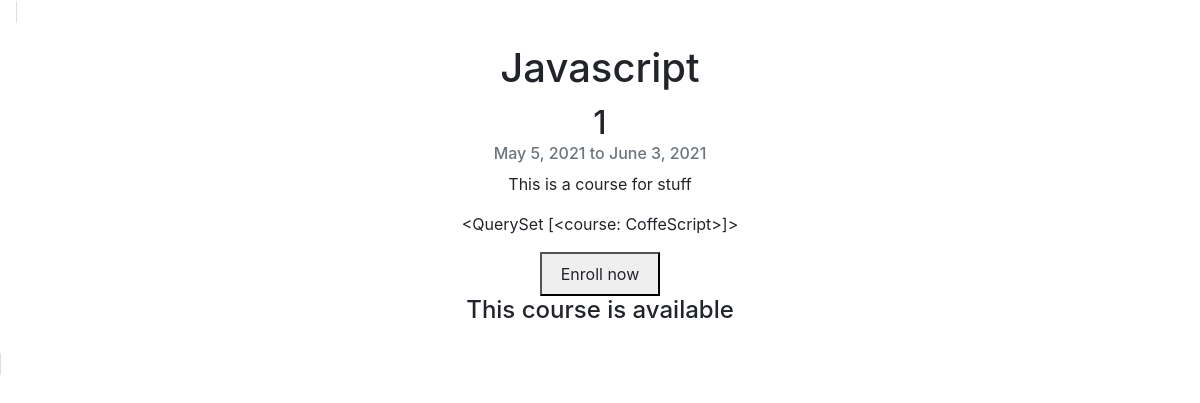
/course/1 (signed in), run on the app's committed database.
### base/models.py (models this page shows, shortened)
class course(models.Model):
    title = models.CharField(default=None, max_length=40)
    startDate = models.DateField(default=None)
    endDate = models.DateField(default=None)
    description = models.TextField(default=None, max_length=200)
    students = models.ManyToManyField(The_User, related_name='courses_completed')
    available = models.BooleanField(default=False)
    def __str__(self):
        return self.title

class The_User(AbstractUser):
    bio = models.TextField(default=None, null=True, blank=True)

### base/views.py (the view)
# urls.py: path('course/<int:pk>', CourseDetailView.as_view(), name='course_detail'),
class CourseDetailView(LoginRequiredMixin, DetailView):
    model = course
    template_name = "course_detail.html"
    context_object_name = "course"

### base/templates/course_detail.html (shortened to what this page needs)
{% extends 'base.html' %}
{% block content %}
<div class="card" style="display: inline; width: 40rem; margin: 1rem 1rem 1rem 1rem; text-align: center;">
  <div class="card-body">
    <h1 class="card-title">{{ course.title }}</h1>
    <h2>{{ course.id }}</h2>
    <h6 class="card-subtitle mb-2 text-muted">
      {{ course.startDate }} to {{ course.endDate }}
    </h6>
    <p class="card-text">{{ course.description }}</p>
    <p>{{ request.user.courses_completed.all }}</p>
    {% if course.available and not course in request.user.courses_completed.all %}
    <button><a
      class="btn"
      href="{% url 'change-course' 'subscribe' course.id %}"
      class="card-link"
      >Enroll now</a
    ></button>
    <h4>This course is available</h4>
    {% endif %}
  </div>
</div>
{% endblock content %}

### data on the page
course: title "Javascript", id "1", startDate "May 5, 2021", endDate "June 3, 2021", description "This is a course for stuff"
The_User: user.courses_completed.all "<QuerySet [<course: CoffeScript>]>"
